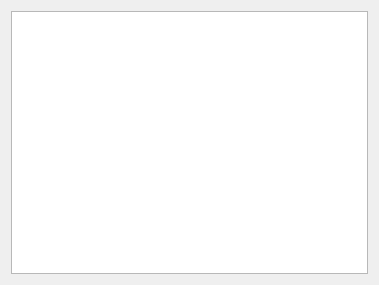
<?xml version="1.0" encoding="UTF-8"?>
<ui version="4.0">
 <class>pun2d</class>
 <widget class="QWidget" name="pun2d">
  <property name="geometry">
   <rect>
    <x>0</x>
    <y>0</y>
    <width>379</width>
    <height>285</height>
   </rect>
  </property>
  <property name="windowTitle">
   <string>Form</string>
  </property>
  <layout class="QGridLayout" name="gridLayout">
   <item row="0" column="0">
    <widget class="QTableView" name="tableView"/>
   </item>
  </layout>
 </widget>
 <resources/>
 <connections/>
</ui>
